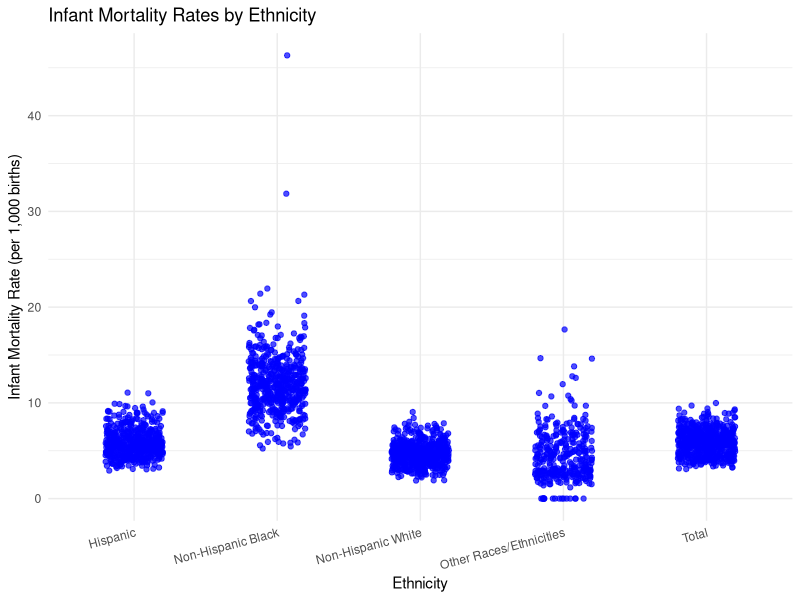
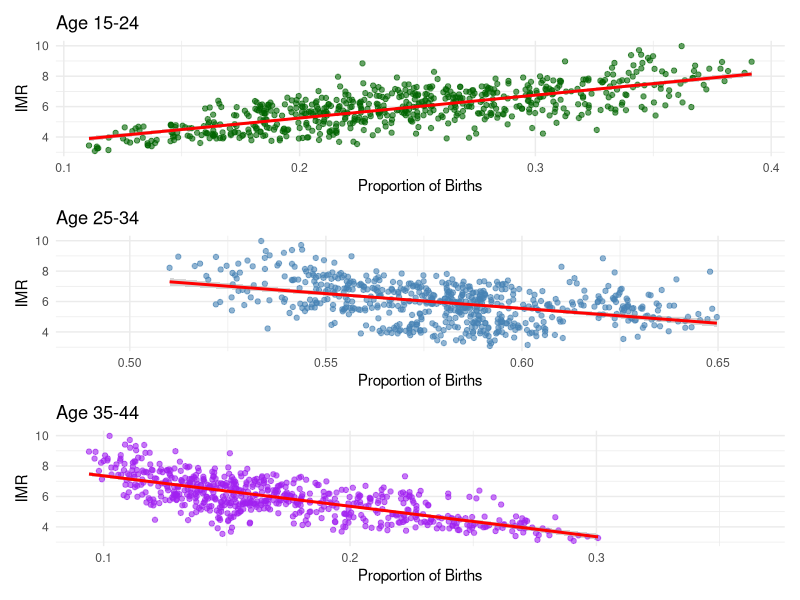
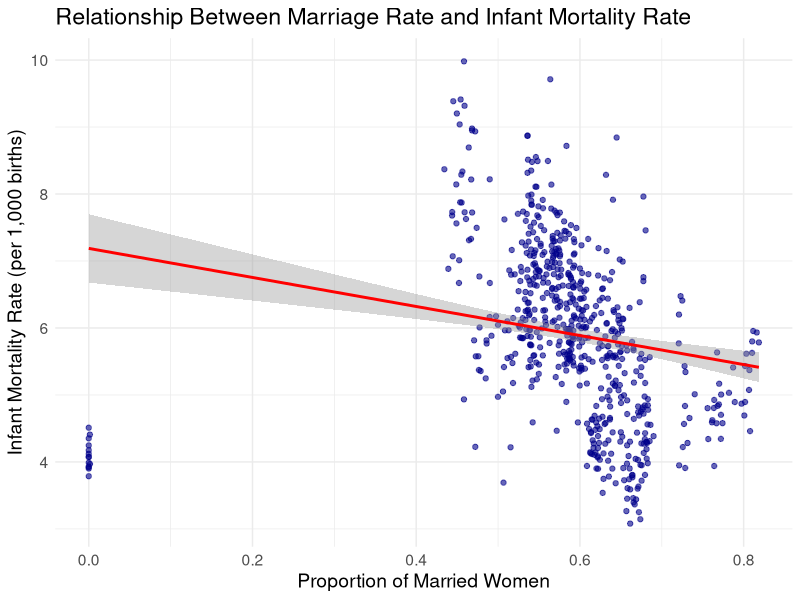
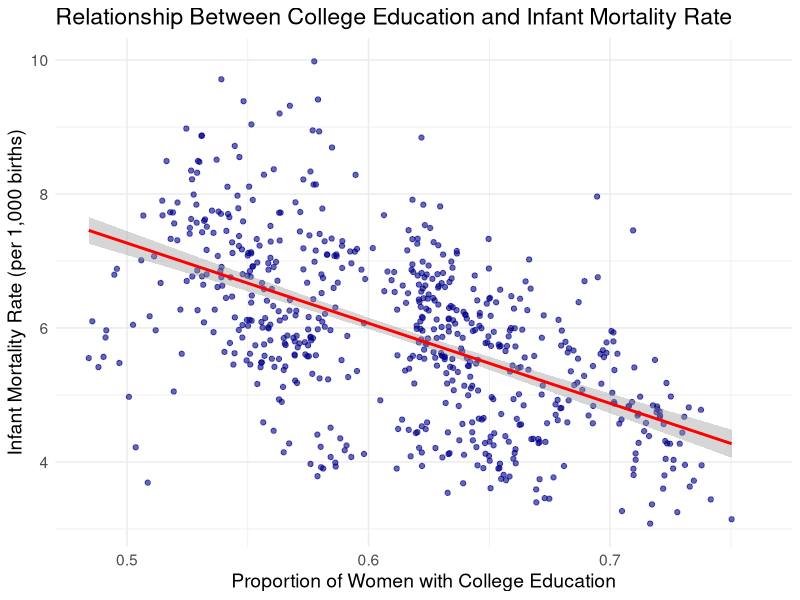
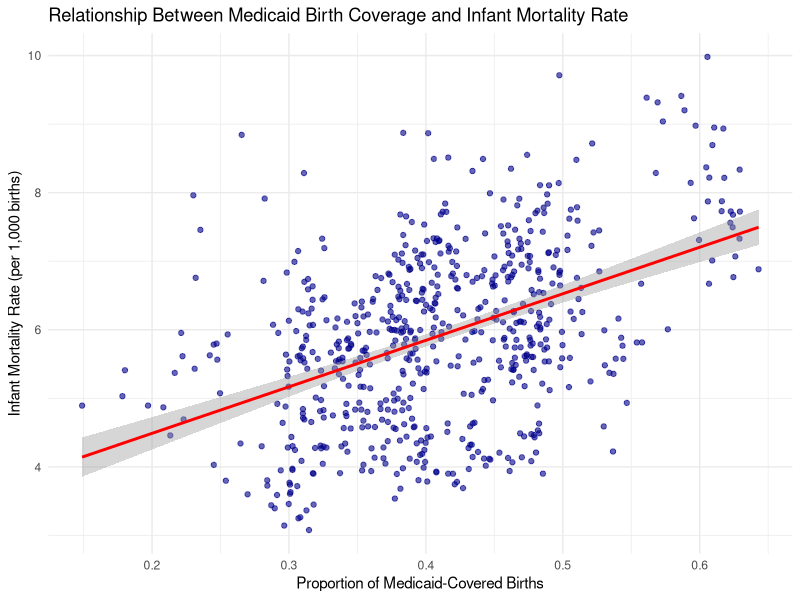

Generate these figures, in order, with R: (Note: this script raises an error after producing the figures.)
## ---- chunk 1
knitr::opts_chunk$set(echo = TRUE)
## ---- chunk 2
library(tidyverse)
library(dplyr)
library(ggplot2)
library(car)
library(stats)
## ---- chunk 3
mortality <- read_csv('data/infant_mortality_biannual_data.csv', show_col_types = FALSE)
fertility <- read_csv('data/fertility_data.csv', show_col_types = FALSE)

fertility_agg <- fertility %>%
  group_by(state, year, group = case_when(
    bmcode %in% c(1, 2, 3) ~ "H1",  # First half of the year
    bmcode %in% c(4, 5, 6) ~ "H2"   # Second half of the year
  )) %>% 
   summarise(
    across(starts_with("births_"), sum, na.rm = TRUE), # Summing birth count variables
    across(starts_with("pop_"), mean, na.rm = TRUE), # Averaging population variables
    .groups = "drop"
  ) %>%
  mutate(bacode = ifelse(group == "H1", 1, 2)) %>%  # Assign bacode after aggregation
  select(-group)  # Remove temporary grouping variable

data <- mortality %>%
  inner_join(fertility_agg, by = c("state", "year", "bacode"), 
             suffix = c("_m", "_f"))

# Remove duplicate columns (those ending in "_f")
data <- data %>%
  select(-ends_with("_f"))

# Rename columns by removing "_m" suffix from mortality dataset
colnames(data) <- str_replace_all(colnames(data), "_m$", "")

data
## ---- chunk 4
data <- data %>%
  mutate(
    IMR_nhblack = (deaths_nhblack / births_nhblack) * 1000,
    IMR_nhwhite = (deaths_nhwhite / births_nhwhite) * 1000,
    IMR_hisp = (deaths_hisp / births_hisp) * 1000,
    IMR_otherraceeth = (deaths_otherraceeth / births_otherraceeth) * 1000,
    IMR_total = (deaths_total / births_total) * 1000, 
    FR_nhblack = (births_nhblack / pop_nhblack) * 1000,
    FR_nhwhite = (births_nhwhite / pop_nhwhite) * 1000,
    FR_hisp = (births_hisp / pop_hisp) * 1000,
    FR_otherraceeth = (births_otherraceeth / pop_otherraceeth) * 1000,
    FR_total = (births_total / pop_total) * 1000,
    prop_married = births_married / births_total,
    prop_college = (births_coll + births_somecoll) / births_total,
    prop_medicaid = births_medicaid / births_total,
    pct_births_age1524 = births_age1524 / births_total,
    pct_births_age2534 = births_age2534 / births_total,
    pct_births_age3544 = births_age3544 / births_total
  )

data
## ---- chunk 5
# Pivot IMR data to long format
IMR_long <- data %>%
  pivot_longer(cols = starts_with("IMR_"), 
               names_to = "Ethnicity", 
               values_to = "IMR") %>%
  mutate(Ethnicity = case_when(
    Ethnicity == "IMR_nhblack" ~ "Non-Hispanic Black",
    Ethnicity == "IMR_nhwhite" ~ "Non-Hispanic White",
    Ethnicity == "IMR_hisp" ~ "Hispanic",
    Ethnicity == "IMR_otherraceeth" ~ "Other Races/Ethnicities",
    Ethnicity == "IMR_total" ~ "Total",
    TRUE ~ Ethnicity  # Keeps any unexpected values unchanged
  ))

# Create scatter plot for IMR by Ethnicity
ggplot(IMR_long, aes(x = Ethnicity, y = IMR)) +
  geom_jitter(width = 0.2, alpha = 0.7, color = "blue") +  # Jitter to avoid overlapping points
  labs(title = "Infant Mortality Rates by Ethnicity",
       x = "Ethnicity",
       y = "Infant Mortality Rate (per 1,000 births)") +
  theme_minimal() +
  theme(axis.text.x = element_text(angle = 15, hjust = 1))
## ---- chunk 6
library(patchwork)

p1 <- ggplot(data, aes(x = pct_births_age1524, y = IMR_total)) +
  geom_point(color = "darkgreen", alpha = 0.6) +
  geom_smooth(method = "lm", se = TRUE, color = "red") +
  labs(title = "Age 15-24", x = "Proportion of Births", y = "IMR") +
  theme_minimal()

# Plot for 25-34
p2 <- ggplot(data, aes(x = pct_births_age2534, y = IMR_total)) +
  geom_point(color = "steelblue", alpha = 0.6) +
  geom_smooth(method = "lm", se = TRUE, color = "red") +
  labs(title = "Age 25-34", x = "Proportion of Births", y = "IMR") +
  theme_minimal()

# Plot for 35-44
p3 <- ggplot(data, aes(x = pct_births_age3544, y = IMR_total)) +
  geom_point(color = "purple", alpha = 0.6) +
  geom_smooth(method = "lm", se = TRUE, color = "red") +
  labs(title = "Age 35-44", x = "Proportion of Births", y = "IMR") +
  theme_minimal()

p1 / p2 / p3
## ---- chunk 7
# Scatter plot: Proportion of Married Women vs. Infant Mortality Rate
ggplot(data, aes(x = prop_married, y = IMR_total)) +
  geom_point(alpha = 0.6, color = "darkblue") +
  geom_smooth(method = "lm", se = TRUE, color = "red") +
  labs(title = "Relationship Between Marriage Rate and Infant Mortality Rate",
       x = "Proportion of Married Women",
       y = "Infant Mortality Rate (per 1,000 births)") +
  theme_minimal() +
  theme(text = element_text(size = 14))
## ---- chunk 8
# Scatter plot: Proportion of College-Educated Women vs. Infant Mortality Rate
ggplot(data, aes(x = prop_college, y = IMR_total)) +
  geom_point(alpha = 0.6, color = "darkblue") +
  geom_smooth(method = "lm", se = TRUE, color = "red") +
  labs(title = "Relationship Between College Education and Infant Mortality Rate",
       x = "Proportion of Women with College Education",
       y = "Infant Mortality Rate (per 1,000 births)") +
  theme_minimal() +
  theme(text = element_text(size = 14))
## ---- chunk 9
# Scatterplot of Medicaid coverage vs. Infant Mortality Rate
ggplot(data, aes(x = prop_medicaid, y = IMR_total)) +
  geom_point(alpha = 0.6, color = "darkblue") +
  geom_smooth(method = "lm", se = TRUE, color = "red") +
  labs(
    title = "Relationship Between Medicaid Birth Coverage and Infant Mortality Rate",
    x = "Proportion of Medicaid-Covered Births",
    y = "Infant Mortality Rate (per 1,000 births)"
  ) +
  theme_minimal()
## ---- chunk 10
# Compute and print mean IMR for each Ethnicity group
mean_IMR <- IMR_long %>%
  group_by(Ethnicity) %>%
  summarise(Mean_IMR = mean(IMR, na.rm = TRUE))

mean_FR <- FR_long %>%
  group_by(Ethnicity) %>%
  summarise(Mean_FR = mean(FR, na.rm = TRUE))

mean_IMR
mean_FR
## ---- chunk 11
plot(FR_long$FR, IMR_long$IMR)
## ---- chunk 12
plot(mean_FR$Mean_FR[1:4], mean_IMR$Mean_IMR[1:4])
## ---- chunk 13
birth_comparison_grouped <- data %>%
  group_by(births_married, births_medicaid) %>%
  summarise(
    # Summing birth counts for all ethnicities
    births_nhblack = sum(births_nhblack, na.rm = TRUE),
    births_nhwhite = sum(births_nhwhite, na.rm = TRUE),
    births_hisp = sum(births_hisp, na.rm = TRUE),
    births_otherraceeth = sum(births_otherraceeth, na.rm = TRUE),
    births_total = sum(births_total, na.rm = TRUE),

    # Computing birth rates per 1,000 women for each ethnicity
    birth_rate_nhblack = (sum(births_nhblack, na.rm = TRUE) / sum(pop_nhblack, na.rm = TRUE)) * 1000,
    birth_rate_nhwhite = (sum(births_nhwhite, na.rm = TRUE) / sum(pop_nhwhite, na.rm = TRUE)) * 1000,
    birth_rate_hisp = (sum(births_hisp, na.rm = TRUE) / sum(pop_hisp, na.rm = TRUE)) * 1000,
    birth_rate_otherraceeth = (sum(births_otherraceeth, na.rm = TRUE) / sum(pop_otherraceeth, na.rm = TRUE)) * 1000,
    birth_rate_total = (sum(births_total, na.rm = TRUE) / sum(pop_total, na.rm = TRUE)) * 1000,

    .groups = "drop"
  )

birth_comparison_grouped
